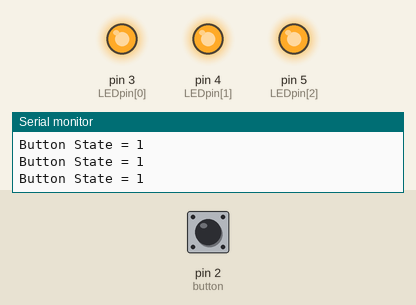
The sketch below on a simulated Arduino Uno, built with avr-gcc and run on an emulated ATmega328P. Parts: output pins drawn as LEDs (lit = HIGH), the last lines printed to the serial monitor. The inputs (shaded band) are chosen by the test bench; at power-on: pin 2 (button) HIGH.

Above: at 1.2 s.
1.3 s: pin 2 (button) pulled LOW for 0.15 s
At 1.41 s:
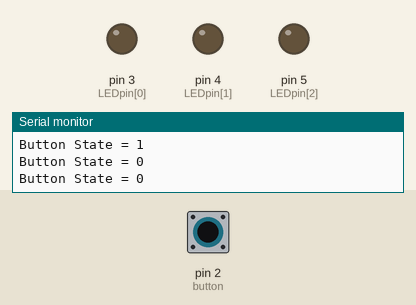
2.9 s: pin 2 (button) pulled LOW for 3.2 s
At 6.7 s:
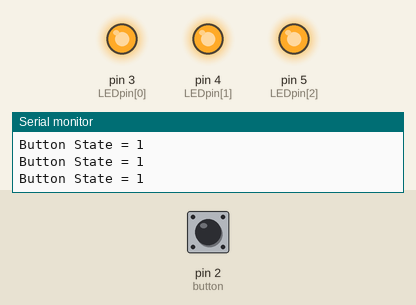
Timing chart, 0 to 8.2 s (numbered marks = the images above; inputs shaded):
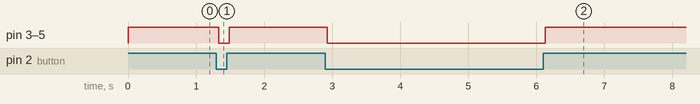

Measured:
- after the input at 1.3 s, pin 3 (LEDpin[0]), pin 4 (LEDpin[1]), pin 5 (LEDpin[2]): HIGH → LOW at once, → HIGH 0.15 s later
- after the input at 2.9 s, pin 3 (LEDpin[0]), pin 4 (LEDpin[1]), pin 5 (LEDpin[2]): HIGH → LOW at once, → HIGH 3.2 s later

The sketch:

PB_not_pressed_RGB_white_PB_pressed_RGB_off.ino
```cpp
/*In this program, when the push button is pressed, it must display "0" on the
serial monitor and the 4-pin LED must be turned OFF. Inversely, when the push
button is not pressed, it must display "1" on the serial monitor and the 4-pin LED
must turned ON with white light. To achieve this white light, all pins in the
LED must be HIGH or turned ON: Red=HIGH, Green=HIGH, BLUE=HIGH.
Also, I have used PB programmed with internal pullup.*/
int button = 2;           // This defines the pin for button: as integer
int buttonState;          // This defines buttonState as integer
int LEDpin[] = {3, 4, 5}; // This array is to define the pins for the LED: as integer

/* The void setup is to set the inputs, outputs and etc. of the program which will
run once in the program*/
void setup() {
  Serial.begin(9600);                          // This initiates the serial connection with the program
  pinMode(button, INPUT_PULLUP);               // This is to assign the button as an INPUT_PULLUP
                                               // This will assign pin 3, 4 and 5  as an output of LED pins
  for (int LEDpin = 3; LEDpin < 6; LEDpin++) { // This for loop goes through all pins
    pinMode(LEDpin, OUTPUT);  }                // and assign them as an output
}
/* The loop function will run over and over endlessly, making the output operatesrepeatedly*/
void loop() {
// When the button is pressed serial monitor will display "Button State = value"
  buttonState = digitalRead(button); /* The value of buttonState will be based on the value of
  										                  pin 2, which is the digitalRead of the button*/
  Serial.print("Button State = ");   // This prints the phrase "Button State ="
  Serial.println(buttonState);       // This will print the value of buttonState after the phrase

  /* This if/else funtion turns ON or OFF the LED when push button is pressed or unpressed*/
  if (buttonState==HIGH){ 		                    // If push button is unpressed, buttonState == HIGH
     for (int LEDpin = 3; LEDpin < 6; LEDpin++) { //This for loop goes through all pins from LED pin 3 to 5
       digitalWrite(LEDpin, HIGH); }          // And write the value HIGH for all pins and produce white light
 	  }  else { 					                  	  // If push button is pressed, it writes value LOW for all pins: LED OFF
  		  for (int LEDpin = 3; LEDpin < 6; LEDpin++) { // This goes through all pins
   	 digitalWrite(LEDpin, LOW);   }                  // It writes LOW value on all pins: LED OFF
  }
}
```
